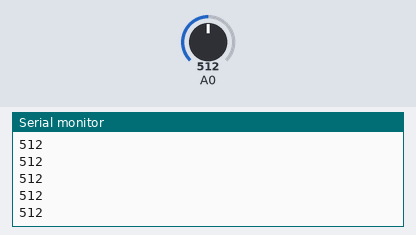
Simulated run of this sketch. Board: Arduino Uno, built with avr-gcc and run on an emulated ATmega328P. On the bench: the last lines printed to the serial monitor. Inputs (shaded band) come from the test bench; at power-on: A0 = 512.

Above: at 1.2 s.
1.3 s: A0 set to 716
At 1.31 s:
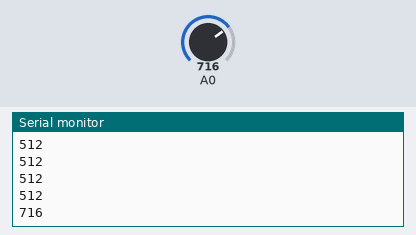
2.8 s: A0 set to 900
At 2.81 s:
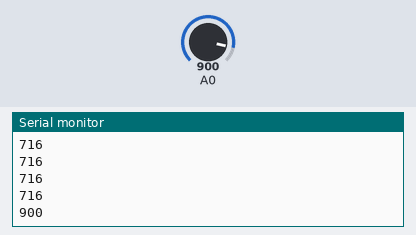
Timing chart, 0 to 5.8 s (numbered marks = the images above; inputs shaded):
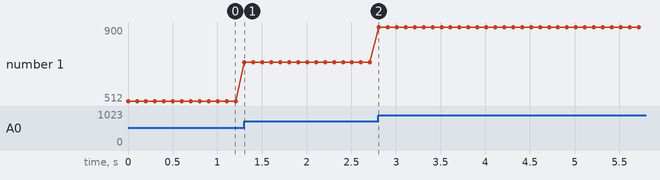

The sketch:

Serial_Data_Relay.ino
```cpp
int sensorData;

void setup() {
  Serial.begin(115200);
}

void loop() {
  sensorData = analogRead(0);  // Read sensor data from analog input 0.
  Serial.println(sensorData, DEC); // Print the sensor data to the serial port.
  delay(100); // Wait 100 ms before for next reading.
}
```

Measured:
- after the input at 1.3 s, the serial monitor: prints a new line at once (image 1)
- after the input at 2.8 s, the serial monitor: prints a new line at once (image 2)
- plotted number 1: 512 → 716 after the input at 1.3 s, 716 → 900 after the input at 2.8 s
